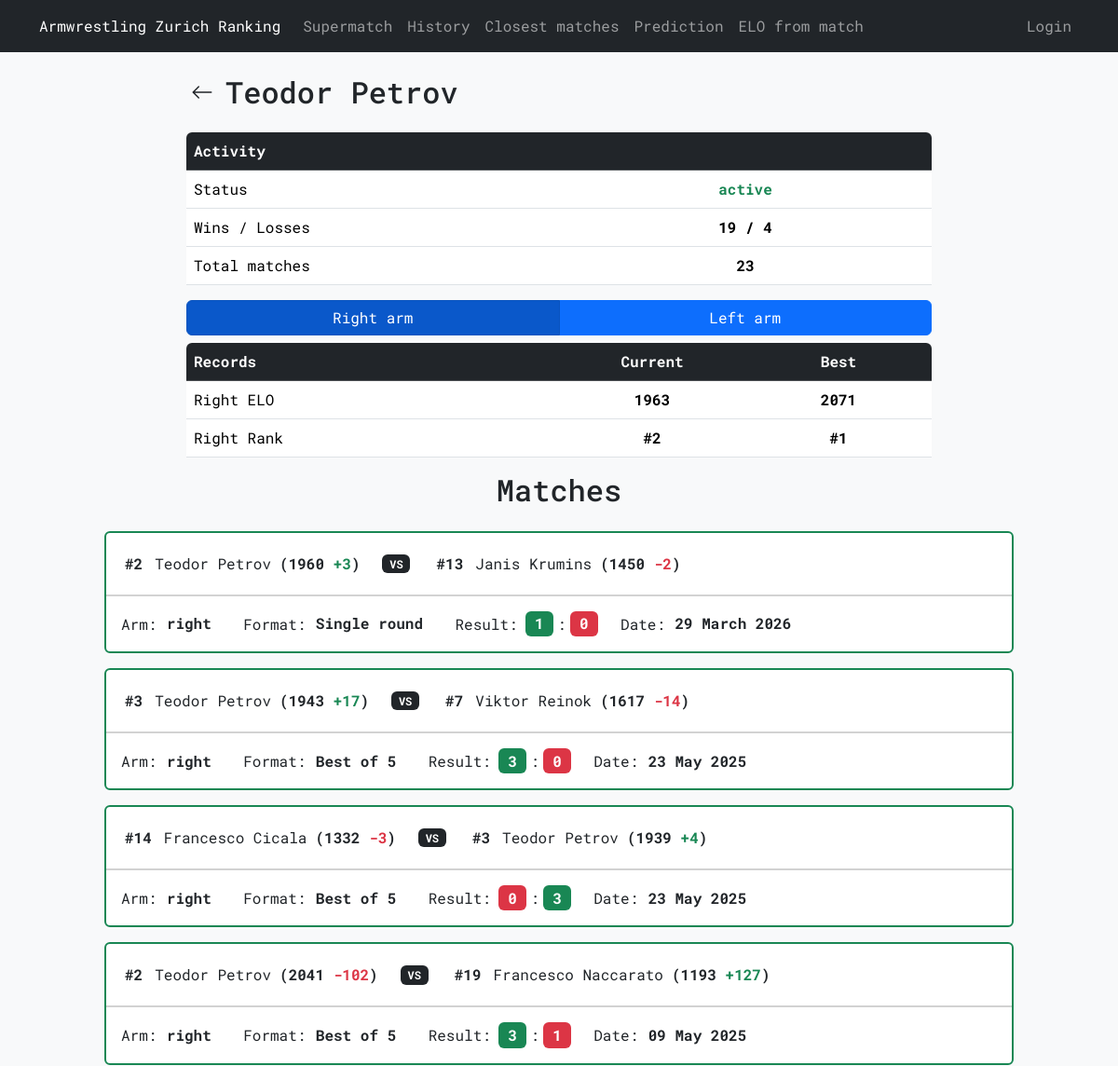
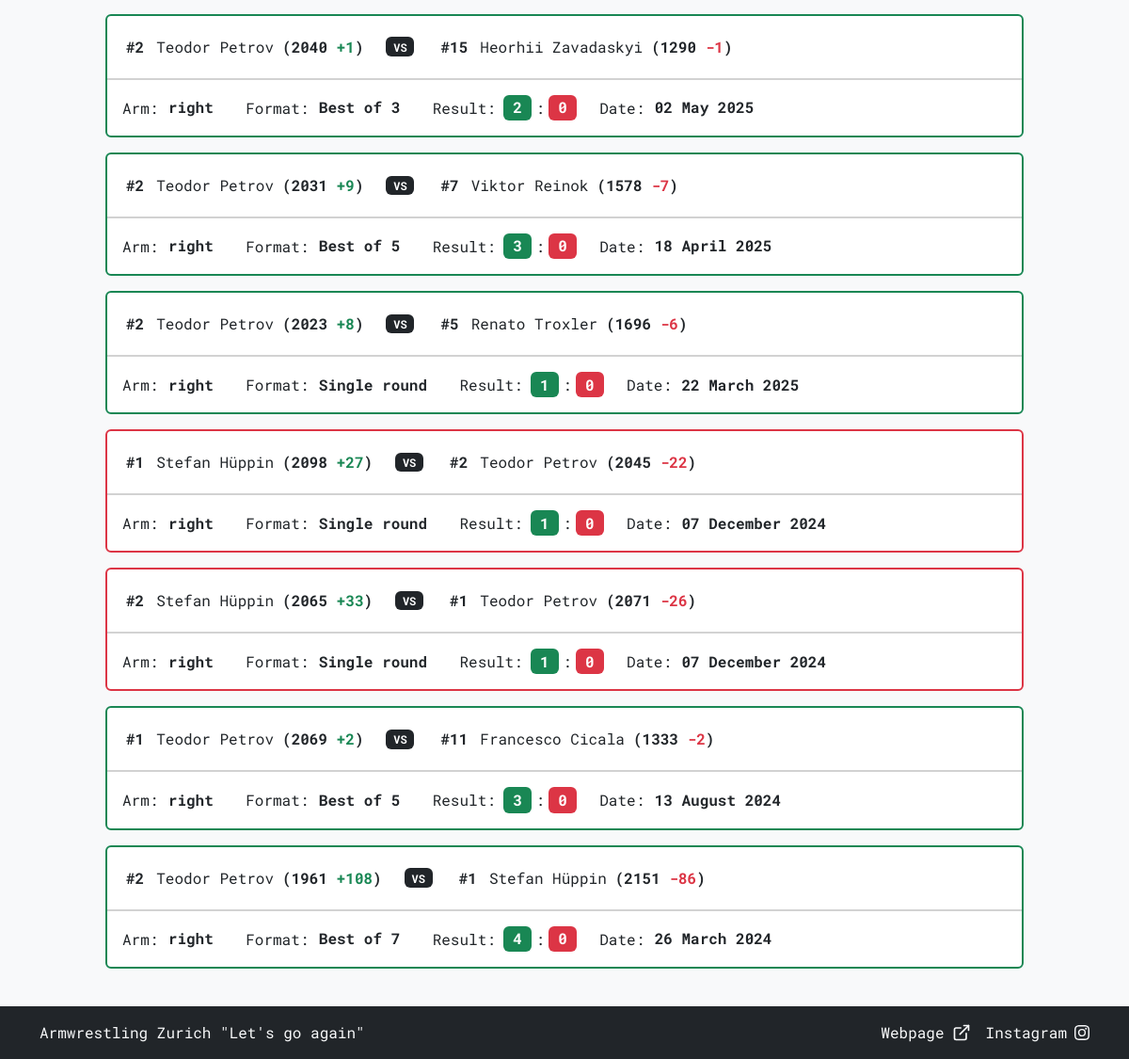
/view_member?id=4&arm=right, run on the app's committed database (2 pictures, top to bottom).
### tables this page shows
CREATE TABLE "armwrestlers" (
    id INTEGER PRIMARY KEY AUTOINCREMENT,
    name TEXT NOT NULL UNIQUE,
    right_elo INTEGER NOT NULL,
    left_elo INTEGER NOT NULL,
    right_rank INTEGER,
    left_rank INTEGER,
    added_by TEXT NOT NULL,
    last_edited_by TEXT, hidden INTEGER NOT NULL DEFAULT 0, active INTEGER NOT NULL DEFAULT 1,
    FOREIGN KEY (added_by) REFERENCES users(username)
);

CREATE TABLE "history" (
    id INTEGER PRIMARY KEY AUTOINCREMENT,
    armwrestler1_id INTEGER NOT NULL,
    armwrestler2_id INTEGER NOT NULL,
    arm TEXT NOT NULL CHECK (arm IN ('right', 'left')),
    armwrestler1_rank INTEGER NOT NULL,
    armwrestler2_rank INTEGER NOT NULL,
    armwrestler1_elo INTEGER NOT NULL,
    armwrestler2_elo INTEGER NOT NULL,
    armwrestler1_score INTEGER NOT NULL,
    armwrestler2_score INTEGER NOT NULL,
    armwrestler1_elo_diff INTEGER NOT NULL,
    armwrestler2_elo_diff INTEGER NOT NULL,
    selected_format TEXT NOT NULL,
    date DATETIME DEFAULT CURRENT_TIMESTAMP,
    added_by TEXT NOT NULL,
    FOREIGN KEY (armwrestler1_id) REFERENCES armwrestlers(id),
    FOREIGN KEY (armwrestler2_id) REFERENCES armwrestlers(id),
    FOREIGN KEY (added_by) REFERENCES users(username)
);

### armelo_app.py (the view, shortened to what this page needs)
@app.route("/view_member", methods=["GET"])
def view_member():
    try:
        id = int(request.args.get('id'))
    except (ValueError, TypeError):
        raise NotFound()
    if request.args.get('arm') not in ('right', 'left'):
        return redirect(url_for('view_member', id=id, arm='right'))
    arm = get_arm()
    name_result = db_execute('SELECT name FROM armwrestlers WHERE id = ?', id)
    if not name_result:
        raise NotFound()
    name = name_result[0]['name']
    query = '''
        SELECT
            CASE WHEN a.hidden THEN 'hidden' WHEN a.active THEN 'active' ELSE 'inactive' END AS current_status,
            a.right_elo, a.left_elo, a.right_rank, a.left_rank
        FROM armwrestlers a
        WHERE a.id = ?
    '''
    current_status, current_right_elo, current_left_elo, current_right_rank, current_left_rank = db_execute(query, id)[0]
    wins, losses = 0, 0
    history = db_execute('''
        SELECT a1.id AS armwrestler1_id, a1.name AS armwrestler1_name, a2.id AS armwrestler2_id, a2.name AS armwrestler2_name, h.arm,
               h.armwrestler1_rank, h.armwrestler2_rank, h.armwrestler1_elo, h.armwrestler2_elo,
               h.armwrestler1_score, h.armwrestler2_score, h.armwrestler1_elo_diff, h.armwrestler2_elo_diff,
               h.selected_format, h.date
        FROM history h
        JOIN armwrestlers a1 ON h.armwrestler1_id = a1.id
        JOIN armwrestlers a2 ON h.armwrestler2_id = a2.id
        WHERE h.armwrestler1_id = ? OR h.armwrestler2_id = ?
        ORDER BY h.id DESC
    ''', id, id)
    selected_arm_history = []
    if history:
        best_right_elo = current_right_elo
        best_left_elo = current_left_elo
        best_right_rank = current_right_rank
        best_left_rank = current_left_rank
        wins_losses = []
        for record in history:
            is_armwrestler1 = record['armwrestler1_id'] == id
            match_arm = record['arm']
            elo = record['armwrestler1_elo'] if is_armwrestler1 else record['armwrestler2_elo']
            rank = record['armwrestler1_rank'] if is_armwrestler1 else record['armwrestler2_rank']
            my_score, opponent_score = (record['armwrestler1_score'], record['armwrestler2_score']) if is_armwrestler1 else (record['armwrestler2_score'], record['armwrestler1_score'])
            if my_score > opponent_score:
                wins += 1
                if match_arm == arm:
                    wins_losses.append("win")
            elif my_score < opponent_score:
                losses += 1
                if match_arm == arm:
                    wins_losses.append("loss")
            elif match_arm == arm:
                wins_losses.append("draw")
            if match_arm == 'right':
                best_right_elo = max(best_right_elo, elo)
                best_right_rank = min(best_right_rank, rank) if best_right_rank is not None else rank
                if arm == 'right':
                    selected_arm_history.append(record)
            elif match_arm == 'left':
                best_left_elo = max(best_left_elo, elo)
                best_left_rank = min(best_left_rank, rank) if best_left_rank is not None else rank
                if arm == 'left':
                    selected_arm_history.append(record)
        formatted_data = get_matches_formatted_data(selected_arm_history)
        total_matches = len(history)
    badges_for_arm = db_execute('''
        SELECT badges.name, badges.color
        FROM armwrestler_badges
        JOIN badges ON armwrestler_badges.badge_id = badges.id
        WHERE armwrestler_badges.armwrestler_id = ? AND armwrestler_badges.arm = ?
    ''', id, arm)
    template_data = {
        'id': id,
        'name': name,
        'current_right_elo': current_right_elo, 'current_left_elo': current_left_elo,
        'current_right_rank': current_right_rank, 'current_left_rank': current_left_rank,
        'best_right_elo': best_right_elo, 'best_left_elo': best_left_elo,
        'best_right_rank': best_right_rank, 'best_left_rank': best_left_rank,
        'current_status': current_status,
        'matches': selected_arm_history, 'formatted_data': formatted_data,
        'wins': wins, 'losses': losses, 'total_matches': total_matches,
        'wins_losses': wins_losses,
        'arm': arm,
        'badges_for_arm': badges_for_arm
    }
    if is_htmx():
        return render_template('view_member_partial.html', **template_data)
    return render_template('view_member.html', **template_data)

### armelo_app.py (called while the page is built)
@app.context_processor
def inject_user():
    username = session.get('username')
    return dict(username=username)

### config.py (called while the page is built)
def get_db():
    db = getattr(g, '_database', None)
    if db is None:
        db = g._database = sqlite3.connect(DATABASE)
        db.row_factory = sqlite3.Row
    return db

def db_execute(query, *args):
    db = get_db()
    cur = db.cursor()
    try:
        cur.execute(query, args)
        if query.strip().upper().startswith(("SELECT", "WITH")):
            return cur.fetchall()
        db.commit()
    except sqlite3.Error:
        db.rollback()
        raise
    finally:
        cur.close()

### helpers.py (called while the page is built)
def is_htmx():
    return bool(request.headers.get('HX-Request')) and not request.headers.get('HX-History-Restore-Request')

def get_arm():
    arm = request.values.get('arm', 'right')
    return arm if arm in ('right', 'left') else 'right'

### templates/view_member.html (shortened to what this page needs)
{% extends "layout.html" %}
{% from 'macros.html' import back_header %}
{% block content %}
<div class="mx-auto" style="max-width: 800px;">
    {{ back_header(name) }}
    <div class="table-responsive rounded">
        <table class="table">
            <thead class="table-dark">
                <tr>
                    <th colspan="2" class="align-middle">Activity</th>
                </tr>
            </thead>
            <tbody>
                <tr>
                    <td class="w-50 align-middle">Status</td>
                    <td class="text-center align-middle">
                        <span class="{% if current_status == 'active' %}text-success{% else %}text-secondary{% endif %}">
                            <strong>{{ current_status }}</strong>
                        </span>
                    </td>
                </tr>
                <tr>
                    <td class="w-50 align-middle">Wins / Losses</td>
                    <td class="text-center align-middle">
                        <strong>{{ wins }} / {{ losses }}</strong>
                    </td>
                </tr>
                <tr>
                    <td class="w-50 align-middle">Total matches</td>
                    <td class="text-center align-middle">
                        <strong>{{ total_matches }}</strong>
                    </td>
                </tr>
            </tbody>
        </table>
    </div>
</div>
<div id="arm_info">
    {% include 'view_member_partial.html' %}
</div>
{% endblock %}

### templates/macros.html (shortened to what this page needs)
{% macro back_header(title) %}
<div class="mb-4">
    <div class="row m-auto">
        <div class="col-auto p-0 d-flex align-items-center">
            <form action="{{ url_for('ranking') }}" method="GET">
                <button type="submit" class="btn btn-generic px-1 py-1 d-flex align-items-center">
                    <svg xmlns="http://www.w3.org/2000/svg" width="24" height="24" fill="currentColor" class="bi bi-arrow-left" viewBox="0 0 16 16">
                        <path fill-rule="evenodd" d="M15 8a.5.5 0 0 0-.5-.5H2.707l3.147-3.146a.5.5 0 1 0-.708-.708l-4 4a.5.5 0 0 0 0 .708l4 4a.5.5 0 0 0 .708-.708L2.707 8.5H14.5A.5.5 0 0 0 15 8"/>
                    </svg>
                </button>
            </form>
        </div>
        <div class="col d-flex align-items-center px-2">
            <h2 class="mb-0">{{ title }}</h2>
        </div>
    </div>
</div>
{% endmacro %}
{% macro arm_toggle(endpoint, target, push=false, url_kwargs={}) %}
<div class="btn-group btn-group-toggle mb-2 w-100">
    <a href="{{ url_for(endpoint, arm='right', **url_kwargs) }}"
       class="btn btn-primary w-50 {{ 'active' if arm == 'right' else '' }}"
       role="button"
       hx-get="{{ url_for(endpoint, arm='right', **url_kwargs) }}"
       hx-target="{{ target }}"
       hx-swap="innerMorph"
       {% if push %}hx-push-url="true"{% endif %}
       aria-pressed="{{ 'true' if arm == 'right' else 'false' }}">Right arm</a>
    <a href="{{ url_for(endpoint, arm='left', **url_kwargs) }}"
       class="btn btn-primary w-50 {{ 'active' if arm == 'left' else '' }}"
       role="button"
       hx-get="{{ url_for(endpoint, arm='left', **url_kwargs) }}"
       hx-target="{{ target }}"
       hx-swap="innerMorph"
       {% if push %}hx-push-url="true"{% endif %}
       aria-pressed="{{ 'true' if arm == 'left' else 'false' }}">Left arm</a>
</div>
{% endmacro %}

### templates/view_member_partial.html (shortened to what this page needs)
<div class="mx-auto" style="max-width: 800px;">
{% from 'macros.html' import arm_toggle with context %}
{{ arm_toggle('view_member', '#arm_info', push=true, url_kwargs={'id': id}) }}
    <div class="table-responsive rounded">
        <table class="table">
            <thead class="table-dark">
                <tr>
                    <th class="w-50 align-middle">Records</th>
                    <th class="text-center w-25 align-middle">Current</th>
                    <th class="text-center w-25 align-middle">Best</th>
                </tr>
            </thead>
            <tbody>
                {% if arm == 'right' %}
                <tr>
                    <td class="align-middle">Right ELO</td>
                    <td class="text-center align-middle"><strong>{{ current_right_elo }}</strong></td>
                    <td class="text-center align-middle"><strong>{{ best_right_elo }}</strong></td>
                </tr>
                <tr>
                    <td class="align-middle">Right Rank</td>
                    <td class="text-center align-middle">
                        <strong>{% if current_right_rank %}#{% endif %}{{ current_right_rank }}</strong>
                    </td>
                    <td class="text-center align-middle">
                        <strong>{% if best_right_rank %}#{% endif %}{{ best_right_rank }}</strong>
                    </td>
                </tr>
                {% endif %}
            </tbody>
        </table>
    </div>
</div>
<div class="col-auto text-center mb-4">
    <h2>Matches</h2>
</div>
{% if matches %}
{% include 'matches_partial.html' %}
{% else %}
<div class="alert alert-secondary">
    The armwrestler has not had any matches on the <strong>{{ arm }}</strong> arm.
</div>
{% endif%}

### templates/matches_partial.html (shortened to what this page needs)
{% for match in matches %}
<div class="col-12 mb-3">
    {% if wins_losses %}
        {% if wins_losses[loop.index - 1] == 'win' %}
            <div class="card border-success card-wider-border">
        {% elif wins_losses[loop.index - 1] == 'loss' %}
            <div class="card border-danger card-wider-border">
        {% else %}
            <div class="card card-wider-border">
        {% endif %}
    {% else %}
        <div class="card">
    {% endif %}
            <div class="card-header bg-transparent">
                <div class="row mt-2">
                    <div class="col-12 col-lg-auto mb-2 d-flex justify-content-center">
                        <div class="d-flex align-items-center gap-0 align-middle">
                            {% if match['armwrestler1_rank'] %}
                            <strong class="align-middle p-1">#{{ match['armwrestler1_rank'] }}</strong>
                            {% endif %}
                            <a href="{{ url_for('view_member', id=match['armwrestler1_id'], arm=match['arm']) }}" class="btn btn-generic text-start px-2 py-1 m-0 text-nowrap">
                                {{ match['armwrestler1_name'] }}
                            </a>
                            <strong class="text-nowrap align-middle">({{ match['armwrestler1_elo'] }} <span class="{{ formatted_data[loop.index - 1].diff1_color }}">{{ formatted_data[loop.index - 1].diff1_text }}</span>)</strong>
                        </div>
                    </div>
                    <div class="col-12 col-lg-auto text-center mb-2 d-flex align-items-center justify-content-center">
                        <span class="badge bg-dark">VS</span>
                    </div>
                    <div class="col-12 col-lg-auto mb-2 d-flex justify-content-center">
                        <div class="d-flex align-items-center gap-0 align-middle">
                            {% if match['armwrestler2_rank'] %}
                            <strong class="align-middle p-1">#{{ match['armwrestler2_rank'] }}</strong>
                            {% endif %}
                            <a href="{{ url_for('view_member', id=match['armwrestler2_id'], arm=match['arm']) }}" class="btn btn-generic text-start px-2 py-1 m-0 text-nowrap">
                                {{ match['armwrestler2_name'] }}
                            </a>
                            <strong class="text-nowrap align-middle">({{ match['armwrestler2_elo'] }} <span class="{{ formatted_data[loop.index - 1].diff2_color }}">{{ formatted_data[loop.index - 1].diff2_text }}</span>)</strong>
                        </div>
                    </div>
                </div>
            </div>
            <div class="card-body">
                <div class="card-text">
                    <div class="row justify-content-start">
                        <div class="col-12 col-lg-auto mb-2 mb-lg-0 text-start">
                            Arm:<span class="fs-6 mx-0 badge text-dark">{{ match['arm'] }}</span>
                        </div>
                        <div class="col-12 col-lg-auto mb-2 mb-lg-0 text-start">
                            Format:<span class="fs-6 mx-0 badge text-dark">{{ match['selected_format'] }}</span>
                        </div>
                        <div class="col-12 col-lg-auto mb-2 mb-lg-0 text-start">
                            Result:<span class="fs-6 ms-2 me-1 badge {{ formatted_data[loop.index - 1].score1_color }}">{{ match['armwrestler1_score'] }}</span>:<span class="fs-6 ms-1 me-0 badge {{ formatted_data[loop.index - 1].score2_color }}">{{ match['armwrestler2_score'] }}</span>
                        </div>
                        <div class="col-12 col-lg-auto mb-0 mb-lg-0 text-start">
                            Date:<span class="fs-6 mx-0 badge text-dark">{{ formatted_data[loop.index - 1].date }}</span>
                        </div>
                    </div>
                </div>
            </div>
        </div>
</div>
{% endfor %}

### static/styles.css (style rules this page uses)
* { font-family: 'Roboto Mono', monospace; }
html, body { height: 100%; scrollbar-width: none; -ms-overflow-style: none; }
body { display: flex; flex-direction: column; }
.btn-generic { --bs-btn-bg: transparent; --bs-btn-border-color: transparent; --bs-btn-hover-bg: transparent; --bs-btn-hover-border-color: var(--bs-secondary); --bs-btn-active-border-color: var(--bs-secondary); --bs-btn-active-bg: transparent; }
.card-wider-border { --bs-card-border-width: 2px; }

### data on the page
armwrestlers: name "Teodor Petrov", right_elo "1963"
history: armwrestler2_elo "2071", armwrestler1_rank "2", armwrestler1_name "Stefan Hüppin", armwrestler1_elo "2065", index "+33", armwrestler2_rank "1", armwrestler2_name "Teodor Petrov", armwrestler2_elo_diff "-26", arm "right", selected_format "Single round", armwrestler1_score "1", armwrestler2_score "0", index "07 December 2024"
history: armwrestler1_rank "2", armwrestler1_name "Teodor Petrov", armwrestler1_elo "1960", index "+3", armwrestler2_rank "13", armwrestler2_name "Janis Krumins", armwrestler2_elo "1450", armwrestler2_elo_diff "-2", arm "right", selected_format "Single round", armwrestler1_score "1", armwrestler2_score "0", date "29 March 2026"
history: armwrestler1_rank "3", armwrestler1_name "Teodor Petrov", armwrestler1_elo "1943", index "+17", armwrestler2_rank "7", armwrestler2_name "Viktor Reinok", armwrestler2_elo "1617", armwrestler2_elo_diff "-14", arm "right", selected_format "Best of 5", armwrestler1_score "3", armwrestler2_score "0", date "23 May 2025"
history: armwrestler1_rank "14", armwrestler1_name "Francesco Cicala", armwrestler1_elo "1332", armwrestler1_elo_diff "-3", armwrestler2_rank "3", armwrestler2_name "Teodor Petrov", armwrestler2_elo "1939", index "+4", arm "right", selected_format "Best of 5", armwrestler1_score "0", armwrestler2_score "3", date "23 May 2025"
history: armwrestler1_rank "2", armwrestler1_name "Teodor Petrov", armwrestler1_elo "2041", armwrestler1_elo_diff "-102", armwrestler2_rank "19", armwrestler2_name "Francesco Naccarato", armwrestler2_elo "1193", index "+127", arm "right", selected_format "Best of 5", armwrestler1_score "3", armwrestler2_score "1", date "09 May 2025"
history: armwrestler1_rank "2", armwrestler1_name "Teodor Petrov", armwrestler1_elo "2040", index "+1", armwrestler2_rank "15", armwrestler2_name "Heorhii Zavadaskyi", armwrestler2_elo "1290", armwrestler2_elo_diff "-1", arm "right", selected_format "Best of 3", armwrestler1_score "2", armwrestler2_score "0", date "02 May 2025"
history: armwrestler1_rank "2", armwrestler1_name "Teodor Petrov", armwrestler1_elo "2031", index "+9", armwrestler2_rank "7", armwrestler2_name "Viktor Reinok", armwrestler2_elo "1578", armwrestler2_elo_diff "-7", arm "right", selected_format "Best of 5", armwrestler1_score "3", armwrestler2_score "0", date "18 April 2025"
history: armwrestler1_rank "2", armwrestler1_name "Teodor Petrov", armwrestler1_elo "2023", index "+8", armwrestler2_rank "5", armwrestler2_name "Renato Troxler", armwrestler2_elo "1696", armwrestler2_elo_diff "-6", arm "right", selected_format "Single round", armwrestler1_score "1", armwrestler2_score "0", date "22 March 2025"
history: armwrestler1_rank "1", armwrestler1_name "Stefan Hüppin", armwrestler1_elo "2098", index "+27", armwrestler2_rank "2", armwrestler2_name "Teodor Petrov", armwrestler2_elo "2045", armwrestler2_elo_diff "-22", arm "right", selected_format "Single round", armwrestler1_score "1", armwrestler2_score "0", index "07 December 2024"
history: armwrestler1_rank "1", armwrestler1_name "Teodor Petrov", armwrestler1_elo "2069", index "+2", armwrestler2_rank "11", armwrestler2_name "Francesco Cicala", armwrestler2_elo "1333", armwrestler2_elo_diff "-2", arm "right", selected_format "Best of 5", armwrestler1_score "3", armwrestler2_score "0", date "13 August 2024"
history: armwrestler1_rank "2", armwrestler1_name "Teodor Petrov", armwrestler1_elo "1961", index "+108", armwrestler2_rank "1", armwrestler2_name "Stefan Hüppin", armwrestler2_elo "2151", armwrestler2_elo_diff "-86", arm "right", selected_format "Best of 7", armwrestler1_score "4", armwrestler2_score "0", date "26 March 2024"

### other printed values
{{ current_status }} "active"
{{ wins }} "19"
{{ losses }} "4"
{{ total_matches }} "23"
{{ current_right_rank }} "2"
{{ best_right_rank }} "1"
